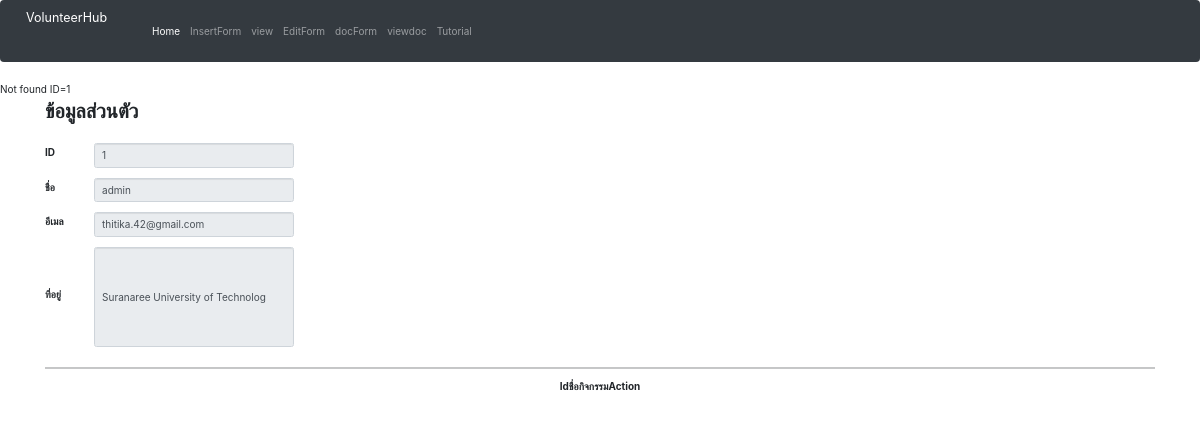
Screenshot of /htm/editFormTest.php (signed in) with the database file from the repository.
### tables this page shows
CREATE TABLE `register` (
  `id` int(10) NOT NULL,
  `username` varchar(50) NOT NULL,
  `password` varchar(20) NOT NULL,
  `name` varchar(50) NOT NULL,
  `email` varchar(50) NOT NULL,
  `address` varchar(50) NOT NULL,
  `telephone` varchar(10) NOT NULL,
  `status` varchar(50) NOT NULL
);

### htm/editFormTest.php (the view, shortened to what this page needs)
<!DOCTYPE html>
<?php session_start();
  include 'navbar2.php';
?>
<html>
<head>
           <link rel="stylesheet" href="https://maxcdn.bootstrapcdn.com/bootstrap/3.3.6/css/bootstrap.min.css" />
          <link rel="stylesheet" href="https://cdnjs.cloudflare.com/ajax/libs/font-awesome/4.7.0/css/font-awesome.min.css">
          <link rel="stylesheet" href="https://stackpath.bootstrapcdn.com/bootstrap/4.3.1/css/bootstrap.min.css">
          <link rel="stylesheet" href="https://use.fontawesome.com/releases/v5.6.3/css/all.css">
          <link rel="stylesheet" href="https://unpkg.com/bootstrap-table@1.18.2/dist/bootstrap-table.min.css">
</head>
<body>
  <?php
  $conn=mysqli_connect("localhost", "root", "","volunteerhub");
  $conn->query("SET NAMES UTF8");
  $sql = "SELECT * FROM volunteer WHERE id = '".$_SESSION['id']."' ";
  $query= mysqli_query($conn,$sql);
  $result = mysqli_fetch_array($query);
  if(!$result){
    echo "Not found ID=".$_SESSION['id'];
  }else
  {
  }
  $sql_user = "SELECT * FROM register WHERE id = '".$_SESSION['id']."' ";
  $query_user= mysqli_query($conn,$sql_user);
  $result_user = mysqli_fetch_array($query_user);
  ?>
           <div class="container">
                  <h2><b>ข้อมูลส่วนตัว</b></h2><br>
                  <table>
                    <tr>
                      <td class="user_row">
                          <label for="userid">ID</label>
                      </td>
                      <td class="user_col">
                        <input type="text" name="userid" size="20" value="<?php echo $result_user['id'];?>" class='form-control' style="width: 200px;"readonly/>
                      </td>
                    </tr>
                    <tr>
                      <td class="user_row">
                          <label for="userid">ชื่อ</label>
                      </td>
                      <td class="user_col">
                        <input type="text" name="userid" size="20" value="<?php echo $result_user['username'];?>" class='form-control' style="width: 200px;"readonly/>
                      </td>
                    </tr>
                    <tr>
                      <td class="user_row">
                          <label for="userid">อีเมล</label>
                      </td>
                      <td class="user_col">
                        <input type="text" name="userid" size="20" value="<?php echo $result_user['email'];?>" class='form-control' style="width: 200px;"readonly/>
                      </td>
                    </tr>
                    <tr>
                      <td class="user_row">
                          <label for="userid">ที่อยู่</label>
                      </td>
                      <td class="user_col">
                        <input type="text" name="userid" size="20" value="<?php echo $result_user['address'];?>" class='form-control' style="width: 200px; height: 100px;"readonly/>
                      </td>
                    </tr>
                  </table>
                  <hr/>
                <div align="center">
                    <table
                      id="table"
                      data-toggle="table"
                      data-url="viewjson.php">
                      <thead>
                        <tr>
                          <th data-field="id">Id</th>
                          <th data-field="title">ชื่อกิจกรรม</th>
                          <th data-width="100" data-align="center" data-field="operate" data-search-formatter="false" data-formatter="operateFormatter" data-events="operateEvents">Action</th>
                      </thead>
                    </table>
</body>
</html>

### css/style-main.css (style rules this page uses)
.container { padding: 2px 16px; align-content: center; }

### htm/editFormTest.php (style rules this page uses)
.user_row { padding-right: 30px; padding-bottom: 10px; }
.user_col { padding-bottom: 10px; }

### rows the page displays
register: userid "1", userid "admin", userid "thitika.42@gmail.com", userid "Suranaree University of Technolog"

### other values shown
$_SESSION['id'] "1"
